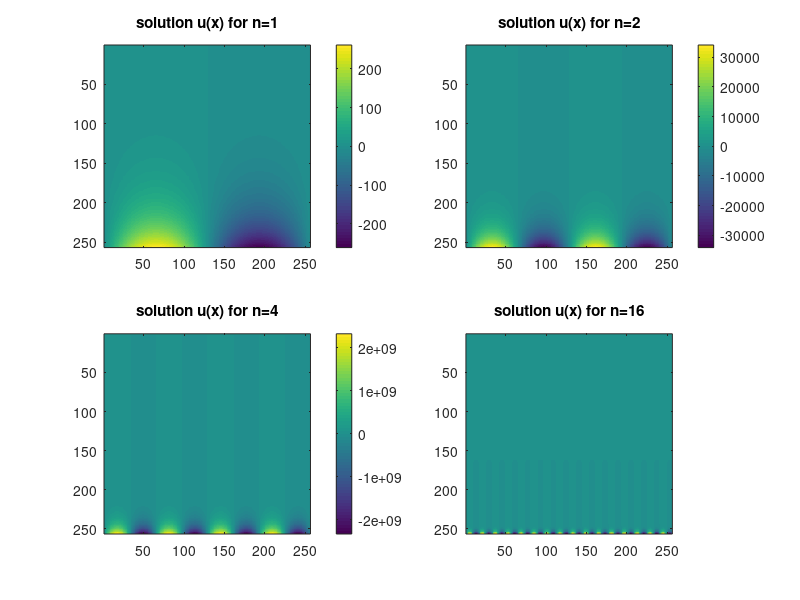
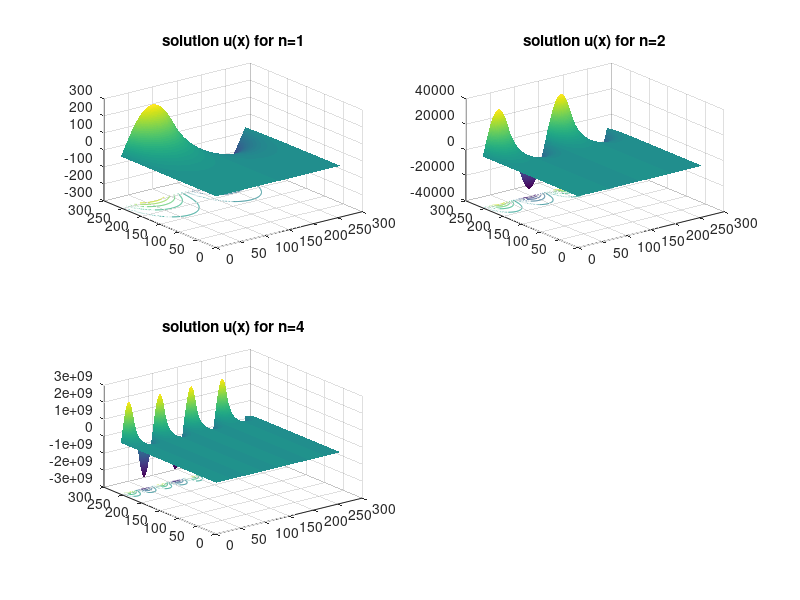
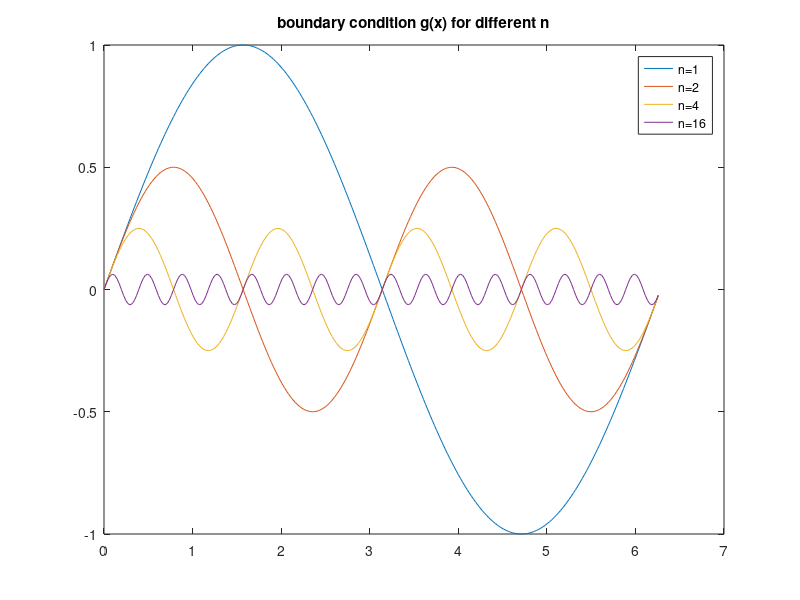

Here is the MATLAB script that generated these plots, in order:
clear, close all; clc;

% example to illustrate ill-posedness of cauchy problem for
% laplace equation lap(u) = 0, u(x1,0) = 0, d_x2 u(x1,0) = g(x1)

% number of discretization points
n = 256;

% example for stability of laplace equation
u = @(x,n) (1/n^2)*sin(n.*x(:,:,1)).*sinh(n.*x(:,:,2));
g = @(x,n) (1/n)*sin(n*x);

% compute step size
h = 2*pi / n;

% compute coordinates
xs = (0:h:2*pi-h);
[x1,x2] = meshgrid( xs, xs );
x = zeros( [n, n, 2] );
x(:,:,1) = x1;
x(:,:,2) = x2;

% compute analytics solution
sol1 = u( x,  1 );
sol2 = u( x,  2 );
sol3 = u( x,  4 );
sol4 = u( x, 16 );

% visualize solution for increasing n
figure();
subplot(2,2,1), imagesc( sol1 ), colorbar(), title( 'solution u(x) for n=1'  );
subplot(2,2,2), imagesc( sol2 ), colorbar(), title( 'solution u(x) for n=2'  );
subplot(2,2,3), imagesc( sol3 ), colorbar(), title( 'solution u(x) for n=4'  );
subplot(2,2,4), imagesc( sol4 ), colorbar(), title( 'solution u(x) for n=16' );

% visualize solution (surface plot) for increasing n
figure();
subplot(2,2,1), surfc( sol1 ), shading interp, title( 'solution u(x) for n=1'  );
subplot(2,2,2), surfc( sol2 ), shading interp, title( 'solution u(x) for n=2'  );
subplot(2,2,3), surfc( sol3 ), shading interp, title( 'solution u(x) for n=4'  );
subplot(2,2,4), surfc( sol4 ), shading interp, title( 'solution u(x) for n=16' );

% visualize boundary condition g(x)
% for increasing n
figure();
plot( xs, g( xs, 1 ) );
hold on;
plot( xs, g( xs, 2 ) );
plot( xs, g( xs, 4 ) );
plot( xs, g( xs, 16 ) );
hold off;
legend('n=1', 'n=2', 'n=4', 'n=16');
title('boundary condition g(x) for different n');




%#######################################################
% This code is part of the Matlab-based toolbox
% MACHINE --- MAthematical and Computational metHods
% for INverse problEms
% For details see https://github.com/andreasmang/machine
%#######################################################
